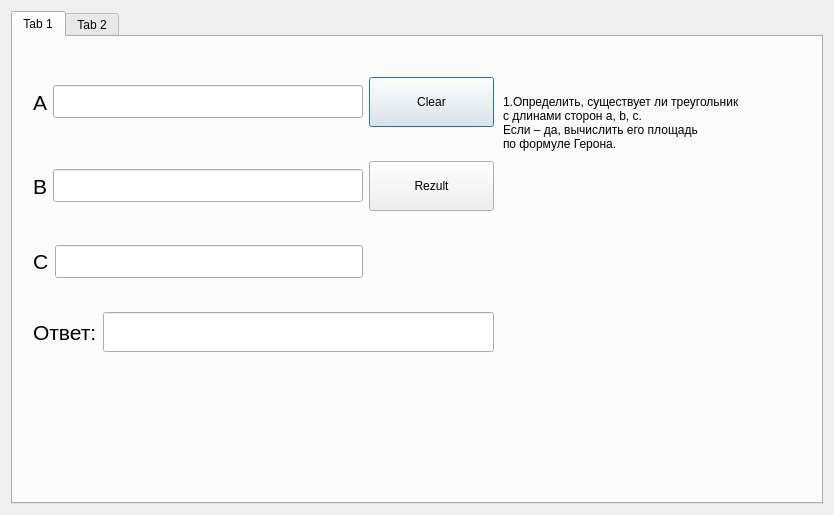
<?xml version="1.0" encoding="UTF-8"?>
<ui version="4.0">
 <class>Dialog</class>
 <widget class="QDialog" name="Dialog">
  <property name="geometry">
   <rect>
    <x>0</x>
    <y>0</y>
    <width>834</width>
    <height>515</height>
   </rect>
  </property>
  <property name="windowTitle">
   <string>Dialog</string>
  </property>
  <layout class="QGridLayout" name="gridLayout">
   <item row="0" column="0">
    <widget class="QTabWidget" name="tabWidget">
     <property name="currentIndex">
      <number>0</number>
     </property>
     <widget class="QWidget" name="tab">
      <attribute name="title">
       <string>Tab 1</string>
      </attribute>
      <widget class="QLabel" name="label_5">
       <property name="geometry">
        <rect>
         <x>490</x>
         <y>10</y>
         <width>301</width>
         <height>151</height>
        </rect>
       </property>
       <property name="text">
        <string>1.Определить, существует ли треугольник
с длинами сторон a, b, c.  
Если – да, вычислить его площадь
по формуле Герона. </string>
       </property>
      </widget>
      <widget class="QWidget" name="">
       <property name="geometry">
        <rect>
         <x>20</x>
         <y>12</y>
         <width>461</width>
         <height>331</height>
        </rect>
       </property>
       <layout class="QGridLayout" name="gridLayout_2">
        <item row="0" column="0">
         <layout class="QHBoxLayout" name="horizontalLayout">
          <item>
           <widget class="QLabel" name="label">
            <property name="font">
             <font>
              <pointsize>16</pointsize>
             </font>
            </property>
            <property name="text">
             <string>A</string>
            </property>
           </widget>
          </item>
          <item>
           <widget class="QLineEdit" name="lineEdit">
            <property name="minimumSize">
             <size>
              <width>115</width>
              <height>25</height>
             </size>
            </property>
            <property name="font">
             <font>
              <pointsize>16</pointsize>
             </font>
            </property>
           </widget>
          </item>
         </layout>
        </item>
        <item row="0" column="1">
         <widget class="QPushButton" name="pushButton">
          <property name="minimumSize">
           <size>
            <width>125</width>
            <height>50</height>
           </size>
          </property>
          <property name="text">
           <string>Clear</string>
          </property>
         </widget>
        </item>
        <item row="1" column="0">
         <layout class="QHBoxLayout" name="horizontalLayout_2">
          <item>
           <widget class="QLabel" name="label_2">
            <property name="font">
             <font>
              <pointsize>16</pointsize>
             </font>
            </property>
            <property name="text">
             <string>B</string>
            </property>
           </widget>
          </item>
          <item>
           <widget class="QLineEdit" name="lineEdit_2">
            <property name="minimumSize">
             <size>
              <width>115</width>
              <height>25</height>
             </size>
            </property>
            <property name="font">
             <font>
              <pointsize>16</pointsize>
             </font>
            </property>
           </widget>
          </item>
         </layout>
        </item>
        <item row="1" column="1">
         <widget class="QPushButton" name="pushButton_2">
          <property name="minimumSize">
           <size>
            <width>125</width>
            <height>50</height>
           </size>
          </property>
          <property name="text">
           <string>Rezult</string>
          </property>
         </widget>
        </item>
        <item row="2" column="0">
         <layout class="QHBoxLayout" name="horizontalLayout_3">
          <item>
           <widget class="QLabel" name="label_3">
            <property name="font">
             <font>
              <pointsize>16</pointsize>
             </font>
            </property>
            <property name="text">
             <string>C</string>
            </property>
           </widget>
          </item>
          <item>
           <widget class="QLineEdit" name="lineEdit_3">
            <property name="minimumSize">
             <size>
              <width>115</width>
              <height>25</height>
             </size>
            </property>
            <property name="font">
             <font>
              <pointsize>16</pointsize>
             </font>
            </property>
           </widget>
          </item>
         </layout>
        </item>
        <item row="3" column="0" colspan="2">
         <layout class="QHBoxLayout" name="horizontalLayout_4">
          <item>
           <widget class="QLabel" name="label_4">
            <property name="minimumSize">
             <size>
              <width>55</width>
              <height>40</height>
             </size>
            </property>
            <property name="font">
             <font>
              <pointsize>16</pointsize>
             </font>
            </property>
            <property name="text">
             <string>Ответ:</string>
            </property>
           </widget>
          </item>
          <item>
           <widget class="QLineEdit" name="lineEdit_4">
            <property name="minimumSize">
             <size>
              <width>150</width>
              <height>40</height>
             </size>
            </property>
           </widget>
          </item>
         </layout>
        </item>
       </layout>
      </widget>
     </widget>
     <widget class="QWidget" name="tab_2">
      <attribute name="title">
       <string>Tab 2</string>
      </attribute>
      <widget class="QLabel" name="label_6">
       <property name="geometry">
        <rect>
         <x>490</x>
         <y>20</y>
         <width>261</width>
         <height>121</height>
        </rect>
       </property>
       <property name="text">
        <string>&lt;html&gt;&lt;head/&gt;&lt;body&gt;&lt;p&gt;2.Написать алгоритм проверки условия:&lt;/p&gt;&lt;p&gt;имеются ли среди трех целых чисел&lt;/p&gt;&lt;p&gt;два положительных значения?&lt;/p&gt;&lt;/body&gt;&lt;/html&gt;</string>
       </property>
      </widget>
      <widget class="QWidget" name="">
       <property name="geometry">
        <rect>
         <x>20</x>
         <y>20</y>
         <width>351</width>
         <height>181</height>
        </rect>
       </property>
       <layout class="QVBoxLayout" name="verticalLayout">
        <item>
         <layout class="QHBoxLayout" name="horizontalLayout_5">
          <item>
           <widget class="QLabel" name="label_7">
            <property name="font">
             <font>
              <pointsize>16</pointsize>
             </font>
            </property>
            <property name="text">
             <string>A</string>
            </property>
           </widget>
          </item>
          <item>
           <widget class="QLineEdit" name="lineEdit_5">
            <property name="font">
             <font>
              <pointsize>16</pointsize>
             </font>
            </property>
           </widget>
          </item>
         </layout>
        </item>
        <item>
         <layout class="QHBoxLayout" name="horizontalLayout_6">
          <item>
           <widget class="QLabel" name="label_8">
            <property name="font">
             <font>
              <pointsize>16</pointsize>
             </font>
            </property>
            <property name="text">
             <string>B</string>
            </property>
           </widget>
          </item>
          <item>
           <widget class="QLineEdit" name="lineEdit_6">
            <property name="font">
             <font>
              <pointsize>16</pointsize>
             </font>
            </property>
           </widget>
          </item>
         </layout>
        </item>
        <item>
         <layout class="QHBoxLayout" name="horizontalLayout_7">
          <item>
           <widget class="QLabel" name="label_9">
            <property name="font">
             <font>
              <pointsize>16</pointsize>
             </font>
            </property>
            <property name="text">
             <string>C</string>
            </property>
           </widget>
          </item>
          <item>
           <widget class="QLineEdit" name="lineEdit_7">
            <property name="font">
             <font>
              <pointsize>16</pointsize>
             </font>
            </property>
           </widget>
          </item>
         </layout>
        </item>
       </layout>
      </widget>
     </widget>
    </widget>
   </item>
  </layout>
 </widget>
 <resources/>
 <connections>
  <connection>
   <sender>pushButton</sender>
   <signal>clicked()</signal>
   <receiver>lineEdit</receiver>
   <slot>clear()</slot>
   <hints>
    <hint type="sourcelabel">
     <x>325</x>
     <y>81</y>
    </hint>
    <hint type="destinationlabel">
     <x>118</x>
     <y>54</y>
    </hint>
   </hints>
  </connection>
  <connection>
   <sender>pushButton</sender>
   <signal>clicked()</signal>
   <receiver>lineEdit_2</receiver>
   <slot>clear()</slot>
   <hints>
    <hint type="sourcelabel">
     <x>292</x>
     <y>98</y>
    </hint>
    <hint type="destinationlabel">
     <x>163</x>
     <y>181</y>
    </hint>
   </hints>
  </connection>
  <connection>
   <sender>pushButton</sender>
   <signal>clicked()</signal>
   <receiver>lineEdit_3</receiver>
   <slot>clear()</slot>
   <hints>
    <hint type="sourcelabel">
     <x>280</x>
     <y>94</y>
    </hint>
    <hint type="destinationlabel">
     <x>186</x>
     <y>287</y>
    </hint>
   </hints>
  </connection>
  <connection>
   <sender>pushButton</sender>
   <signal>clicked()</signal>
   <receiver>lineEdit_4</receiver>
   <slot>clear()</slot>
   <hints>
    <hint type="sourcelabel">
     <x>266</x>
     <y>97</y>
    </hint>
    <hint type="destinationlabel">
     <x>227</x>
     <y>350</y>
    </hint>
   </hints>
  </connection>
 </connections>
</ui>
